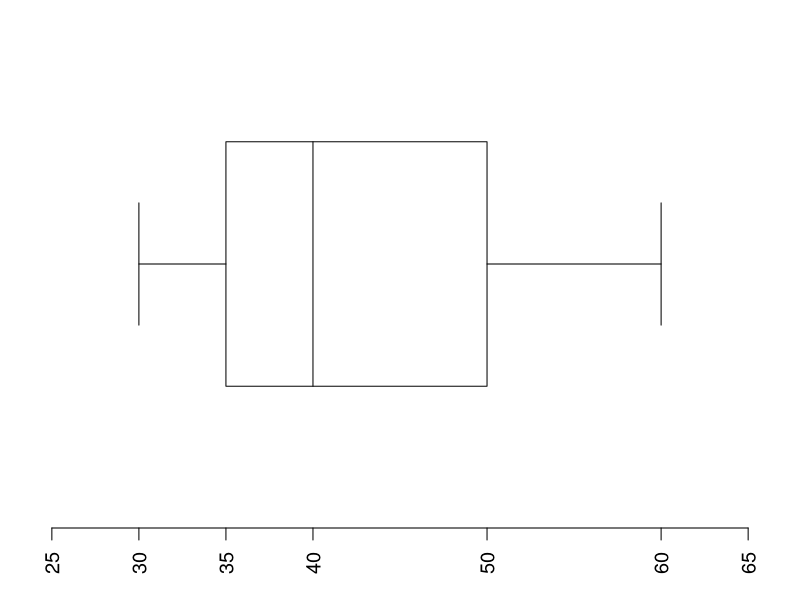

The R script that drew this image: (Note: this script raises an error after producing the figure.)
## ---- chunk 1
## parameters
# a <- sample(2:9, 1)
# b <- sample(seq(2, 4, 0.1), 1)
# c <- sample(seq(0.5, 0.8, 0.01), 1)
# ## solution
# res <- exp(b * c) * (a * c^(a-1) +
#        b * c^a)

## DATA GENERATION
## base units/patterns
unit <- sample(c(1, 2, 5, 10, 20), 1)
pattern <- if(unit%%2 > 0) 1:4 else seq(from = 0.5, to = 4, by = 0.5)

## widths of box segments (with skewness >= 0)
widths <- sort(sample(pattern[pattern < 3], 2, replace = TRUE))
## add whisker lengths (reflecting pattern of box segments)
if(widths[1] < widths[2]) {
  widths <- c(widths, sample(pattern[pattern >= widths[2]], 1))
  widths <- c(sample(pattern[pattern >= widths[1] & pattern < widths[3]], 1), widths)
} else {
  widths <- c(widths, sample(pattern[pattern >= widths[1] & pattern <= 2 * widths[1]], 2,
    replace = TRUE))[c(3, 1, 2, 4)]
}
## randomly decide between left- and right-skewed
if(runif(1) > 0.5) widths <- rev(widths)

## compute quantiles (with random minimum)
quantiles <- cumsum(c(sample(1:40, 1), widths)) * unit

## and some statistics
iqr <- diff(quantiles[c(2, 4)])
skewness <-  diff(diff(quantiles[2:4]))/iqr


## QUESTION/ANSWER GENERATION
questions <- character(5)
solutions <- logical(5)
explanations <- character(5)

## 1. skewness (verbally)
if(runif(1) > 0.5) {
  questions[1] <- "Die Verteilung ist rechtsschief."
  solutions[1] <- skewness > 0
  explanations[1] <- if(solutions[1]) "$SK > 0$, also ist die Verteilung rechtsschief."
    else "$SK \\leq 0$, also ist die Verteilung _nicht_ rechtsschief."
} else {
  questions[1] <- "Die Verteilung ist linksschief."
  solutions[1] <- skewness < 0
  explanations[1] <- if(solutions[1]) "$SK < 0$, also ist die Verteilung linksschief."
    else "$SK \\geq 0$, also ist die Verteilung _nicht_ linksschief."
}

## 2. skewness (via mean and median)
if(runif(1) > 0.5) {
  questions[2] <- "Der Mittelwert ist größer als der Median."
  solutions[2] <- skewness > 0
  explanations[2] <- if(solutions[2]) "$SK > 0$, also ist die Verteilung rechtsschief und der Mittelwert größer als der Median."
    else "$SK \\leq 0$, also ist die Verteilung _nicht_ rechtsschief und der Mittelwert _nicht_ größer als der Median."
} else {
  questions[2] <- "Der Median ist größer als der Mittelwert."
  solutions[2] <- skewness < 0
  explanations[2] <- if(solutions[2]) "$SK < 0$, also ist die Verteilung linksschief und der Mittelwert kleiner als der Median."
    else "$SK \\geq 0$, also ist die Verteilung _nicht_ linksschief und der Mittelwert _nicht_ kleiner als der Median."
}

## 3. skewness (numerically)
skewness2 <- sample(c(-1, 1), 1) * round(runif(1, min = 0, max = 0.5), digits = 1)
if(runif(1) > 0.5) {
  questions[3] <- paste("Der Schiefekoeffizient ist größer als ", skewness2, ".", sep = "")
  solutions[3] <- skewness > skewness2
  explanations[3] <- paste("$SK = ", round(skewness, digits = 3), "$ ist ",
    ifelse(solutions[3], "", "_nicht_ "), "größer als $", skewness2, "$.", sep = "")
} else {
  questions[3] <- paste("Der Schiefekoeffizient ist kleiner als ", skewness2, ".", sep = "")
  solutions[3] <- skewness < skewness2
  explanations[3] <- paste("$SK = ", round(skewness, digits = 3), "$ und damit ist SK ",
    ifelse(solutions[3], "", "_nicht_ "), "kleiner als $", skewness2, "$.", sep = "")
}

## 4. QD comparison
iqr2 <- round(round(runif(1, min = 2, max = 4), digits = 1) * unit)
if(runif(1) > 0.5) {
  questions[4] <- paste("Die Interquartilsdistanz beträgt mindestens ", iqr2, ".", sep = "")
  solutions[4] <- iqr >= iqr2
  explanations[4] <- paste("$QD = ", iqr,
    ifelse(solutions[4], " \\geq ", " < "), iqr2, "$.", sep = "")
} else {
  questions[4] <- paste("Die Interquartilsdistanz beträgt höchstens ", iqr2, ".", sep = "")
  solutions[4] <- iqr <= iqr2
  explanations[4] <- paste("$QD = ", iqr,
    ifelse(solutions[4], " \\leq ", " > "), iqr2, "$.", sep = "")
}

## 5. quartile comparions
ix <- sample(1:3, 1)
if(runif(1) > 0.5) {
  quantile2 <- quantiles[c(1, 2, 4)[ix]]
  questions[5] <- paste("Mindestens 25 Prozent der Beobachtungen sind kleiner oder gleich ",
    quantile2, ".", sep = "")
  solutions[5] <- quantile2 >= quantiles[2]
  explanations[5] <- paste(quantile2, " ist das ",
    c("Minimum", "untere Quartil", "obere Quartil")[ix], ".", sep = "")
} else {
  quantile2 <- quantiles[c(2, 4, 5)[ix]]
  questions[5] <- paste("Mindestens 25 Prozent der Beobachtungen sind größer oder gleich ",
    quantile2, ".", sep = "")
  solutions[5] <- quantile2 <= quantiles[4]
  explanations[5] <- paste(quantile2, " ist das ",
    c("untere Quartil", "obere Quartil", "Maximum")[ix], ".", sep = "")
}

tmp <- tempdir()

## ---- chunk 2
exam_boxplot <- function(quantiles, unit = NULL)
{
  ## x-axis ticks
  if(is.null(unit)) unit <- min(diff(quantiles))
  ax <- c(quantiles[1] - unit, quantiles, quantiles[5] + unit)

  ## graphical parameters
  opar <- par()[c("las", "cex", "mai", "mar")]
  on.exit(par(opar))
  par(las = 2, cex = 1.2, mai = c(1, 1, 0.5, 0.5), mar = c(3, 1, 0, 1))

  ## draw box and whiskers  
  plot(quantiles[c(2, 4, 4, 2, 2)], 0.25 * c(-1, -1, 1, 1, -1),
    type = "l", xlim = range(ax), ylim = c(-0.5, 0.5), ylab = "", xlab = "", axes = FALSE)
  lines(quantiles[1:2], c(0, 0))
  lines(quantiles[4:5], c(0, 0))
  lines(quantiles[c(1, 1)], c(-0.125, 0.125))
  lines(quantiles[c(5, 5)], c(-0.125, 0.125))
  lines(quantiles[c(3, 3)],c(-0.25, 0.25))
  axis(1, ax, as.character(ax))

  invisible(quantiles)
}

exam_boxplot(quantiles, unit)
## ---- chunk 3
answerlist(ifelse(solutions, "True", "False"), explanations, markup = "markdown")
